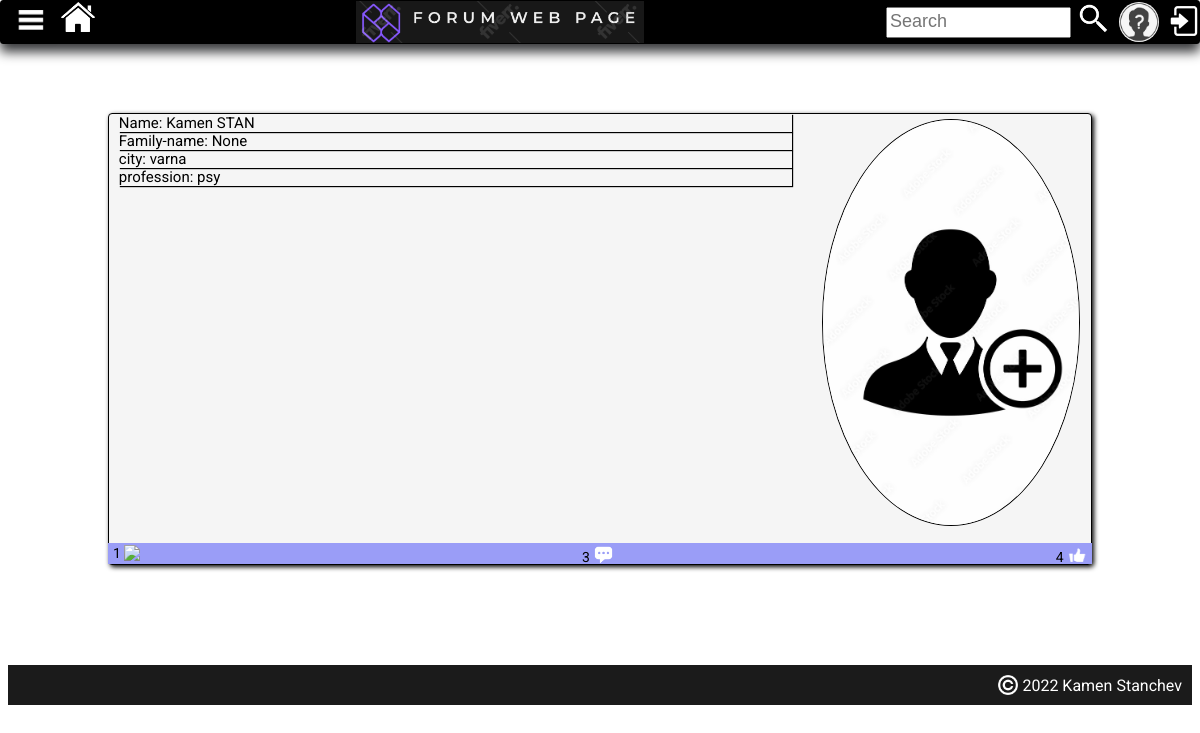
The app's page /profile-details/9/ with its own data.
### forum_project/main_app/models.py (models this page shows, shortened)
class Profile(models.Model):
    user = models.OneToOneField(User, on_delete=models.CASCADE)
    first_name = models.CharField(max_length=30, null=True, blank=True)
    last_name = models.CharField(max_length=30, null=True, blank=True)
    city = models.CharField(max_length=30)
    profession = models.CharField(max_length=30)
    profile_img = models.ImageField(upload_to='images/', default='images/add_profile_image.jpg')
    @property
    def received_likes(self):
        post_articles = self.user.postarticle_set.all()
        post_comments = self.user.articlecomment_set.all()
        result = calculate_likes(post_articles) + calculate_likes(post_comments)
        return result
    @property
    def all_post_articles(self):
        post_articles = self.user.postarticle_set.all()
        result = len(post_articles)
        return result
    @property
    def all_comments(self):
        post_comments = self.user.articlecomment_set.all()
        result = len(post_comments)
        return result

class PostArticle(models.Model):
    title = models.CharField(max_length=30, unique=True)
    content = models.TextField()
    date_created = models.DateTimeField(auto_now_add=True)
    topic = models.CharField(max_length=30, choices=topics_choices(), default='NO TOPIC')
    user = models.ForeignKey(User, on_delete=models.CASCADE)
    users_which_liked_article = models.ManyToManyField(
        User,
        related_name='user_lied_article',
        blank=True,
    )
    @property
    def likes(self):
        result = len(self.users_which_liked_article.all())
        return result

class ArticleComment(models.Model):
    user = models.ForeignKey(User, on_delete=models.CASCADE)
    post_article = models.ForeignKey(PostArticle, on_delete=models.CASCADE)
    content = models.TextField(max_length=300)
    data_created = models.DateTimeField(auto_now_add=True)
    users_which_liked_comment = models.ManyToManyField(
        User,
        related_name='user_lied_comment',
        blank=True,
    )
    @property
    def likes(self):
        result = len(self.users_which_liked_comment.all())
        return result

### forum_project/main_app/views.py (the view)
# urls.py: path('profile-details/<int:pk>/', views.ProfileDetails.as_view(), name='profile-details'),
class ProfileDetails(DetailView):
    model = Profile
    template_name = 'profile-details.html'
    context_object_name = 'profile'

### forum_project/main_app/models.py (called while the page is built)
def calculate_likes(list_of_objects):
    likes = 0
    for obj in list_of_objects:
        likes += obj.likes
    return likes

### forum_project/main_app/templates/profile-details.html (shortened to what this page needs)
{% extends 'base.html' %}
{% load static %}
{% block page_content %}
     <div class="profile-container">
                    <div class="profile-details">
                        <div class="profile-data">
                            <div class="profile-data-element">
                                Name: {{ profile.first_name }}
                            </div>
                            <div class="profile-data-element">
                                Family-name: {{ profile.last_name }}
                            </div>
                            <div class="profile-data-element">
                                city: {{ profile.city }}
                            </div>
                            <div class="profile-data-element">
                                profession: {{ profile.profession }}
                            </div>
                        </div>
                        <div class="profile-img-container">
                            <img class="profile-img" src="{{ profile.profile_img.url }}">
                        </div>
                    </div>
                    <div class="profile-statistic">
                        <span class="statistic-details">
                            {{ profile.all_post_articles}}
                            <img class="statistic-icon" src="{% static 'icons/topic.jpg'%}">
                        </span>
                        <span class="statistic-details">
                            {{ profile.all_comments }}
                            <img class="statistic-icon" src="{% static 'icons/comment.png'%}">
                        </span>
                        <span class="statistic-details">
                            {{ profile.received_likes }}
                            <img class="statistic-icon" src="{% static 'icons/white-like-.png'%}">
                        </span>
                    </div>
     </div>
{% endblock page_content%}

### static/css/main.css (style rules this page uses)
body { padding-top: 5px; font-family: 'Roboto', sans-serif; }

### static/css/profile-container.css (style rules this page uses)
.profile-container { display: flex; flex-direction: column; flex-shrink: 1; width: 95%; height: 100px; margin-top: 14px; margin-left: auto; margin-right: auto; border: black 1px solid; border-radius: 4px; background-color:whitesmoke; font-size: 15px; box-shadow: black 2px 2px 5px; }
.profile-details { display: flex; height: 78px; flex-direction: row; }
.profile-data { margin-right: 3%; margin-left: 1%; flex: 2.5; }
.profile-data-element { box-shadow: black 1px 1px 1px; }
.profile-img-container { flex: 1; }
.profile-img { height: 95%; width: 95%; object-fit: cover; border-radius: 50%; border: black 1px solid; margin: 2% 0 3% 0; }
.profile-statistic { display: flex; height: 18px; font-size: 14px; justify-content: space-between; margin-top: 3px; margin-left: -1px; margin-right: -1px; padding: 2px 5px 1px; background-color: #9A9DF7; }
.statistic-icon { height: 20px; vertical-align: bottom; }
.statistic-details { color: black; }

### forum_project/main_app/templates/profile-details.html (style rules this page uses)
.profile-container { height: 450px; width: auto; margin: 100px; }
.profile-details { height: 450px; }

### records on screen
Profile: first_name "Kamen STAN", last_name "None", city "varna", profession "psy", profile_img (picture), all_post_articles "1", all_comments "3", received_likes "4"
